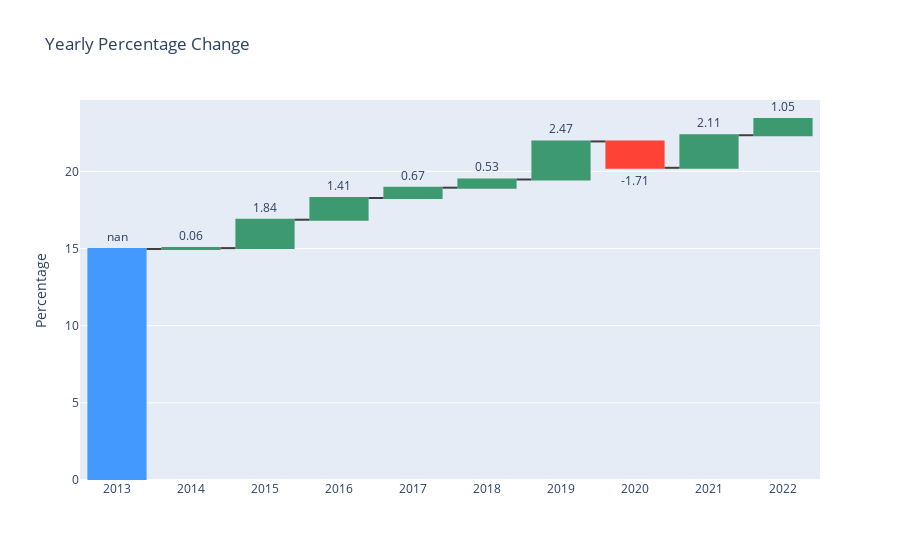

Notebook code for this chart:
### Code cell
globe_waterfall_df = pd.read_csv('../upload_data/globe_waterfall.csv')

initial_value = globe_waterfall_df['Percentage'].iloc[0] - globe_waterfall_df['Change'].iloc[1] # Subtract the first actual change to get the starting point


fig = go.Figure(go.Waterfall(
    name = "20", orientation = "v",
    measure = ["absolute"] + ["relative"] * (len(df) - 1), # The first measure is absolute, others are relative
    x = globe_waterfall_df['Year'].astype(str),
    textposition = "outside",
    text = globe_waterfall_df['Change'].round(2).astype(str),
    y = [initial_value] + globe_waterfall_df['Change'].tolist()[1:], # The initial value plus the changes
    connector = {"line":{"color":"rgb(63, 63, 63)"}},
))

fig.update_layout(
        title = "Yearly Percentage Change",
        xaxis = {"type":"category"},
        yaxis = {"title":"Percentage"},
)

fig.show()

### Figure 1 — Plotly figure (JSON) as saved in the notebook; plotly's stock layout.template omitted (floating-point values rounded to 4 significant figures; data arrays with more than 128 entries replaced by an {"elided": "..."} marker saying what was removed)
{"data": [{"connector": {"line": {"color": "rgb(63, 63, 63)"}}, "measure": {"elided": "10264 str values"}, "name": "20", "orientation": "v", "text": ["nan", "0.06", "1.84", "1.41", "0.67", "0.53", "2.47", "-1.71", "2.11", "1.05"], "textposition": "outside", "type": "waterfall", "x": ["2013", "2014", "2015", "2016", "2017", "2018", "2019", "2020", "2021", "2022"], "y": [14.97, 0.05978, 1.839, 1.407, 0.6688, 0.531, 2.465, -1.708, 2.111, 1.052]}], "layout": {"title": {"text": "Yearly Percentage Change"}, "xaxis": {"type": "category"}, "yaxis": {"title": {"text": "Percentage"}}}}
